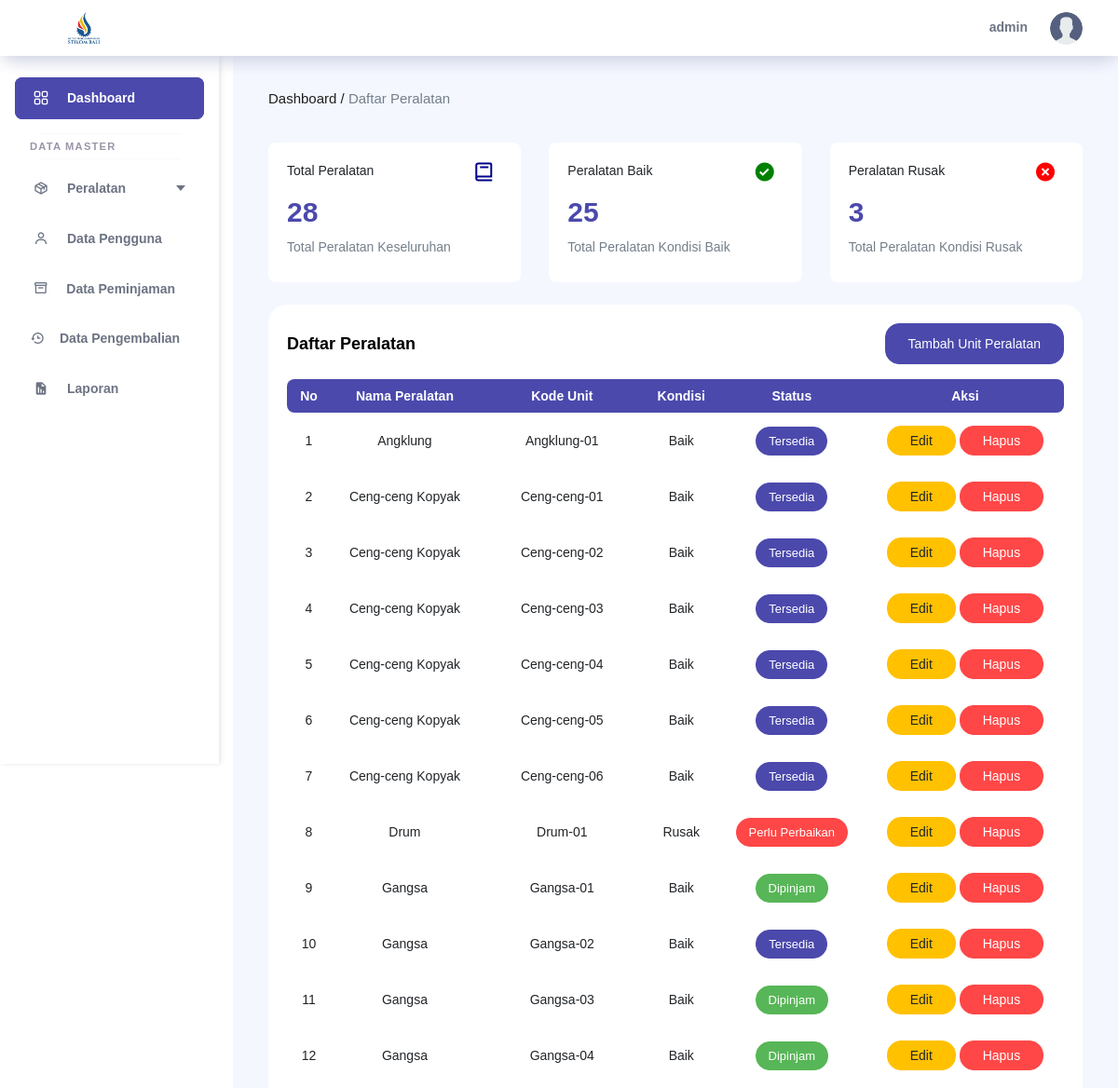
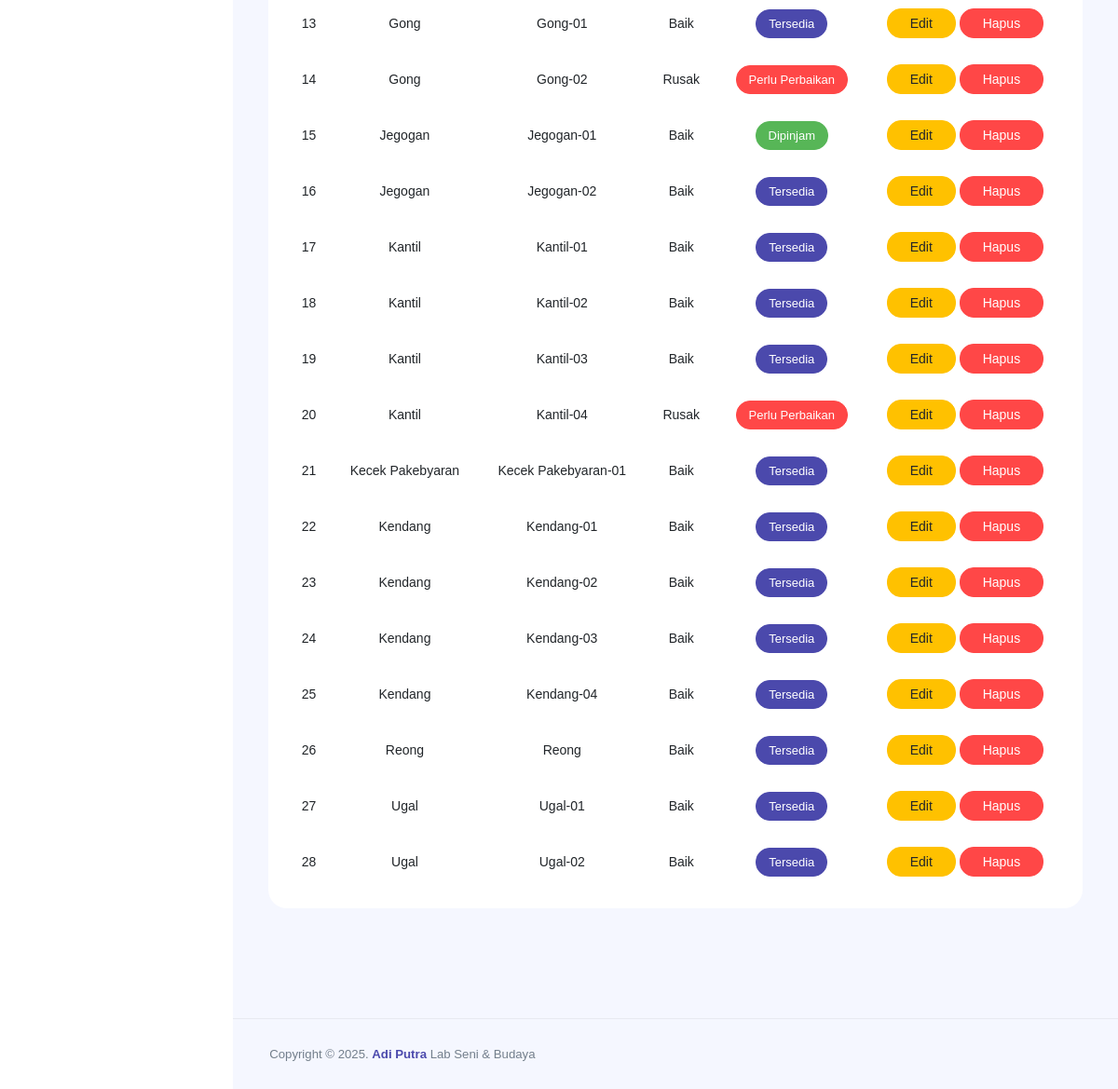
The app's page /admin/dashboard/index.php?page=daftar_peralatan (signed in) with its own data (2 pictures, top to bottom).
### tables this page shows
CREATE TABLE `pengguna` (
  `id_pengguna` int(11) NOT NULL,
  `username` varchar(20) NOT NULL,
  `nama_lengkap` varchar(30) DEFAULT NULL,
  `no_hp` varchar(20) DEFAULT NULL,
  `password` varchar(255) NOT NULL,
  `tgl_daftar` datetime DEFAULT current_timestamp(),
  `role` enum('admin','user') NOT NULL DEFAULT 'user',
  `status` enum('Pegawai','Mahasiswa','Dosen') DEFAULT 'Mahasiswa'
);

CREATE TABLE `unit_peralatan` (
  `id_unit` int(11) NOT NULL,
  `id_peralatan` int(11) NOT NULL,
  `kode_unit` varchar(150) NOT NULL,
  `kondisi` enum('Baik','Rusak') DEFAULT 'Baik',
  `keterangan` enum('Tersedia','Dipinjam','Perlu Perbaikan') DEFAULT 'Tersedia'
);

CREATE TABLE `peralatan` (
  `id_peralatan` int(11) NOT NULL,
  `nama_peralatan` varchar(50) NOT NULL,
  `kategori` enum('Modern','Tradisional') DEFAULT NULL,
  `jumlah` int(11) NOT NULL,
  `jumlah_baik` int(11) DEFAULT 0,
  `jumlah_rusak` int(11) DEFAULT 0,
  `tahun_pengadaan` year(4) DEFAULT NULL,
  `deskripsi` text DEFAULT NULL,
  `gambar` varchar(30) NOT NULL
);

### admin/daftar_peralatan/daftar_peralatan.php (the view, shortened to what this page needs)
<?php
include "../../config/config.php";
$query_total = mysqli_query($conn, "SELECT COUNT(*) AS total FROM unit_peralatan");
$total_unit = mysqli_fetch_assoc($query_total)['total'];
$query_baik = mysqli_query($conn, "SELECT COUNT(*) AS total_baik FROM unit_peralatan WHERE kondisi = 'Baik'");
$total_baik = mysqli_fetch_assoc($query_baik)['total_baik'];
$query_rusak = mysqli_query($conn, "SELECT COUNT(*) AS total_rusak FROM unit_peralatan WHERE kondisi = 'Rusak'");
$total_rusak = mysqli_fetch_assoc($query_rusak)['total_rusak'];
?>
<!DOCTYPE html>
<html lang="en">
  <head>
    <link rel="stylesheet" href="../assets/vendors/feather/feather.css" />
    <link rel="stylesheet" href="../assets/vendors/ti-icons/css/themify-icons.css" />
    <link rel="stylesheet" href="../assets/vendors/css/vendor.bundle.base.css" />
    <link rel="stylesheet" href="https://cdn.jsdelivr.net/npm/boxicons@latest/css/boxicons.min.css" />
    <link rel="stylesheet" href="../assets/vendors/datatables.net-bs4/dataTables.bootstrap4.css" />
    <link rel="stylesheet" href="../assets/js/select.dataTables.min.css" />
    <link href='https://cdn.boxicons.com/fonts/basic/boxicons.min.css' rel='stylesheet'>
    <link rel="stylesheet" href="../../assets/css/style.css" />
  </head>
  <body>
    <div class="container-scroller">
    <?php include __DIR__ . '/../layout/navbar.php'; ?>
    <div class="container-fluid page-body-wrapper">
    <?php include __DIR__ . '/../layout/sidebar.php'; ?>
  <div class="main-panel">
    <div class="content-wrapper">
      <div class="row">
        <div class="col-md-12 grid-margin">
          <div class="row">
            <div class="col-12 col-xl-8 mb-4 mb-xl-0">
                <h6 class="font-weight-normal mb-0">Dashboard / <span class="text-muted">Daftar Peralatan</span></h6>
            </div>
          </div>
        </div>
      </div>
      <div class="row">
        <div class="col-md-12 grid-margin transparent">
          <div class="row">
            <div class="col-xl-4 col-md-6 mb-4 transparent">
              <div class="card rounded">
                <div class="card-body">
                  <div class="mb-3 d-flex justify-content-sm-between">
                    <p class="font-weight-800">Total Peralatan</p>
                    <i class="bx bx-book icon-data"></i>
                  </div>
                  <p class="fs-30 mb-3 text-primary font-weight-medium"><?= $total_unit ?></p>
                  <p class="text-muted">Total Peralatan Keseluruhan</p>
                </div>
              </div>
            </div>
            <div class="col-xl-4 col-md-6 mb-4 transparent">
              <div class="card rounded">
                <div class="card-body">
                  <div class="mb-3 d-flex justify-content-sm-between">
                    <p class="font-weight-800">Peralatan Baik</p>
                    <i class="bx bxs-check-circle icon-data-tr"></i>
                  </div>
                  <p class="fs-30 mb-3 text-primary font-weight-medium"><?= $total_baik ?></p>
                  <p class="text-muted">Total Peralatan Kondisi Baik</p>
                </div>
              </div>
            </div>
            <div class="col-xl-4 col-md-6 mb-4 transparent">
              <div class="card rounded">
                <div class="card-body">
                  <div class="mb-3 d-flex justify-content-sm-between">
                    <p class="font-weight-800">Peralatan Rusak</p>
                    <i class="bx bxs-x-circle icon-data-ts"></i>
                  </div>
                  <p class="fs-30 mb-3 text-primary font-weight-medium"><?= $total_rusak ?></p>
                  <p class="text-muted">Total Peralatan Kondisi Rusak</p>
                </div>
              </div>
            </div>
            <div class="col-lg-12 grid-margin">
              <div class="card">
                <div class="card-body">
                  <div class="d-flex justify-content-between align-items-center mb-3">
                    <h4 class="card-title m-0">Daftar Peralatan</h4>
                    <div class="d-flex gap-2 align-items-center">
                    <a href="index.php?page=tambah_unit" class="btn btn-primary">Tambah Unit Peralatan</a>
                    </div>
                  </div>
                  <div class="table-responsive">
                     <table class="display expandable-table text-center"style="width: 100%;">
                        <thead>
                          <tr>
                            <th>No</th>
                            <th>Nama Peralatan</th>
                            <th>Kode Unit</th>
                            <th>Kondisi</th>
                            <th>Status</th>
                            <th>Aksi</th>
                          </tr>
                        </thead>
                        <tbody>
                          <?php
                          $no = 1;
                          $query = "SELECT u.*, p.nama_peralatan
                            FROM unit_peralatan u
                            JOIN peralatan p ON u.id_peralatan = p.id_peralatan
                            ORDER BY
                              SUBSTRING_INDEX(u.kode_unit, '-', 1) ASC,
                              CAST(SUBSTRING_INDEX(u.kode_unit, '-', -1) AS UNSIGNED) ASC";
                          $tampil = mysqli_query($conn, $query);
                          while ($data = mysqli_fetch_assoc($tampil)):
                          ?>
                            <tr>
                              <td><?= $no++ ?></td>
                              <td><?= htmlspecialchars($data['nama_peralatan']) ?></td>
                              <td><?= htmlspecialchars($data['kode_unit']) ?></td>
                              <td><?= htmlspecialchars($data['kondisi']) ?></td>
                              <td>
                                  <?php
                                  $keterangan = htmlspecialchars($data['keterangan']);
                                  $warna = 'secondary';
                                  if ($keterangan == 'Tersedia') {
                                      $warna = 'primary';
                                  } elseif ($keterangan == 'Dipinjam') {
                                      $warna = 'success';
                                  } elseif ($keterangan == 'Perlu Perbaikan') {
                                      $warna = 'danger';
                                  }
                                  ?>
                                  <span class="btn btn-<?= $warna ?> btn-sm py-2 text-white"><?= $keterangan ?></span>
                              </td>
                              <td>
                                <a href="index.php?page=edit_unit&id=<?= $data['id_unit'] ?>" class="btn btn-warning py-2">Edit</a>
                                <a href="#" class="btn btn-danger py-2" data-toggle="modal" data-target="#hapusUnit<?= $data['id_unit'] ?>">Hapus</a>
                              </td>
                            </tr>
                        <?php endwhile; ?>
                      </tbody>
                    </table>
                  </div>
                </div>
              </div>
            </div>
          </div>
        </div>
      </div>
    </div>
    <footer class="footer">
      <div class="d-sm-flex justify-content-center justify-content-sm-between">
        <span class="text-muted text-center text-sm-left d-block d-sm-inline-block">
          Copyright © 2025. <a href="https://www.bootstrapdash.com/" target="_blank">Adi Putra</a> Lab Seni & Budaya
        </span>
      </div>
    </footer>
  </div>
</div>
</div>
  </body>
</html>

### admin/layout/navbar.php (shortened to what this page needs)
<?php
include "../../config/config.php";
$data = null;
if (isset($_SESSION['id_pengguna'])) {
    $id_pengguna = $_SESSION['id_pengguna'];
    $result = mysqli_query($conn, "SELECT * FROM pengguna WHERE id_pengguna = '$id_pengguna'");
    if ($result && mysqli_num_rows($result) > 0) {
        $data = mysqli_fetch_assoc($result);
    }
}
?>
<!DOCTYPE html>
<html lang="en">
  <head>
    <link rel="stylesheet" href="../assets/vendors/feather/feather.css" />
    <link rel="stylesheet" href="../assets/vendors/ti-icons/css/themify-icons.css" />
    <link rel="stylesheet" href="../assets/vendors/css/vendor.bundle.base.css" />
    <link rel="stylesheet" href="https://cdn.jsdelivr.net/npm/boxicons@latest/css/boxicons.min.css" />
    <link rel="stylesheet" href="../assets/vendors/datatables.net-bs4/dataTables.bootstrap4.css" />
    <link rel="stylesheet" href="../assets/js/select.dataTables.min.css" />
    <link rel="stylesheet" href="../assets/css/style.css" />
  </head>
  <body>
<nav class="navbar col-lg-12 col-12 p-0 fixed-top d-flex flex-row">
        <div class="navbar-brand-wrapper d-flex align-items-center justify-content-center">
          <a class="navbar-brand brand-logo mr-5" href="dashboard_admin.php"><img src="../../assets/img/logo.png" class="mr-2" alt="logo" /></a>
        </div>
        <div class="navbar-menu-wrapper d-flex align-items-center justify-content-end">
          <ul class="navbar-nav navbar-nav-right">
            <li class="nav-item nav-profile dropdown d-flex align-items-center gap-2">
            <?php if ($data): ?>
                <div class="d-none d-lg-block font-weight-bold mr-3">
                  <?= htmlspecialchars($data['username']) ?>
                </div>
              <?php endif; ?>
              <a class="nav-link dropdown-toggle p-0" href="#" data-toggle="dropdown" id="profileDropdown">
                <img src="../../assets/img/users.png" alt="profile" class="rounded-circle" style="width: 35px; height: 35px;" />
              </a>
            </li>
          </ul>
        </div>
      </nav>
  </body>
</html>

### assets/css/style.css (style rules this page uses)
body { font-family: 'Segoe UI', Tahoma, Geneva, Verdana, sans-serif; background: #f8f9fa; }
.card { border-radius: 15px; border: none; }
.btn-primary { border-radius: 10px; }
a { text-decoration: none; font-weight: bold; }

### admin/layout/sidebar.php (style rules this page uses)
.main-panel { margin-left: 250px; width: calc(100% - 250px); }

### records on screen
pengguna: username "admin"
unit_peralatan: id_peralatan.nama_peralatan "Angklung", kode_unit "Angklung-01", kondisi "Baik", keterangan "Tersedia"
unit_peralatan: id_peralatan.nama_peralatan "Ceng-ceng Kopyak", kode_unit "Ceng-ceng-01", kondisi "Baik", keterangan "Tersedia"
unit_peralatan: id_peralatan.nama_peralatan "Ceng-ceng Kopyak", kode_unit "Ceng-ceng-02", kondisi "Baik", keterangan "Tersedia"
unit_peralatan: id_peralatan.nama_peralatan "Ceng-ceng Kopyak", kode_unit "Ceng-ceng-03", kondisi "Baik", keterangan "Tersedia"
unit_peralatan: id_peralatan.nama_peralatan "Ceng-ceng Kopyak", kode_unit "Ceng-ceng-04", kondisi "Baik", keterangan "Tersedia"
unit_peralatan: id_peralatan.nama_peralatan "Ceng-ceng Kopyak", kode_unit "Ceng-ceng-05", kondisi "Baik", keterangan "Tersedia"
unit_peralatan: id_peralatan.nama_peralatan "Ceng-ceng Kopyak", kode_unit "Ceng-ceng-06", kondisi "Baik", keterangan "Tersedia"
unit_peralatan: id_peralatan.nama_peralatan "Drum", kode_unit "Drum-01", kondisi "Rusak", keterangan "Perlu Perbaikan"
unit_peralatan: id_peralatan.nama_peralatan "Gangsa", kode_unit "Gangsa-01", kondisi "Baik", keterangan "Dipinjam"
unit_peralatan: id_peralatan.nama_peralatan "Gangsa", kode_unit "Gangsa-02", kondisi "Baik", keterangan "Tersedia"
unit_peralatan: id_peralatan.nama_peralatan "Gangsa", kode_unit "Gangsa-03", kondisi "Baik", keterangan "Dipinjam"
unit_peralatan: id_peralatan.nama_peralatan "Gangsa", kode_unit "Gangsa-04", kondisi "Baik", keterangan "Dipinjam"
unit_peralatan: id_peralatan.nama_peralatan "Gong", kode_unit "Gong-01", kondisi "Baik", keterangan "Tersedia"
unit_peralatan: id_peralatan.nama_peralatan "Gong", kode_unit "Gong-02", kondisi "Rusak", keterangan "Perlu Perbaikan"
unit_peralatan: id_peralatan.nama_peralatan "Jegogan", kode_unit "Jegogan-01", kondisi "Baik", keterangan "Dipinjam"
unit_peralatan: id_peralatan.nama_peralatan "Jegogan", kode_unit "Jegogan-02", kondisi "Baik", keterangan "Tersedia"
unit_peralatan: id_peralatan.nama_peralatan "Kantil", kode_unit "Kantil-01", kondisi "Baik", keterangan "Tersedia"
unit_peralatan: id_peralatan.nama_peralatan "Kantil", kode_unit "Kantil-02", kondisi "Baik", keterangan "Tersedia"
unit_peralatan: id_peralatan.nama_peralatan "Kantil", kode_unit "Kantil-03", kondisi "Baik", keterangan "Tersedia"
unit_peralatan: id_peralatan.nama_peralatan "Kantil", kode_unit "Kantil-04", kondisi "Rusak", keterangan "Perlu Perbaikan"
unit_peralatan: id_peralatan.nama_peralatan "Kecek Pakebyaran", kode_unit "Kecek Pakebyaran-01", kondisi "Baik", keterangan "Tersedia"
unit_peralatan: id_peralatan.nama_peralatan "Kendang", kode_unit "Kendang-01", kondisi "Baik", keterangan "Tersedia"
unit_peralatan: id_peralatan.nama_peralatan "Kendang", kode_unit "Kendang-02", kondisi "Baik", keterangan "Tersedia"
unit_peralatan: id_peralatan.nama_peralatan "Kendang", kode_unit "Kendang-03", kondisi "Baik", keterangan "Tersedia"
unit_peralatan: id_peralatan.nama_peralatan "Kendang", kode_unit "Kendang-04", kondisi "Baik", keterangan "Tersedia"
unit_peralatan: id_peralatan.nama_peralatan "Reong", kode_unit "Reong", kondisi "Baik", keterangan "Tersedia"
unit_peralatan: id_peralatan.nama_peralatan "Ugal", kode_unit "Ugal-01", kondisi "Baik", keterangan "Tersedia"
unit_peralatan: id_peralatan.nama_peralatan "Ugal", kode_unit "Ugal-02", kondisi "Baik", keterangan "Tersedia"

### other values on screen
$total_unit "28"
$total_baik "25"
$total_rusak "3"
